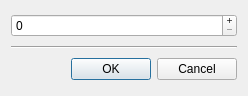
<ui version="4.0" >
 <class>SimpleIntEditor_q</class>
 <widget class="QDialog" name="SimpleIntEditor_q" >
  <property name="enabled" >
   <bool>true</bool>
  </property>
  <property name="geometry" >
   <rect>
    <x>0</x>
    <y>0</y>
    <width>248</width>
    <height>96</height>
   </rect>
  </property>
  <property name="windowTitle" >
   <string>Script Editor</string>
  </property>
  <layout class="QGridLayout" >
   <property name="leftMargin" >
    <number>11</number>
   </property>
   <property name="topMargin" >
    <number>11</number>
   </property>
   <property name="rightMargin" >
    <number>11</number>
   </property>
   <property name="bottomMargin" >
    <number>11</number>
   </property>
   <item row="1" column="0" colspan="3" >
    <widget class="Line" name="line6" >
     <property name="sizePolicy" >
      <sizepolicy vsizetype="Fixed" hsizetype="Minimum" >
       <horstretch>0</horstretch>
       <verstretch>0</verstretch>
      </sizepolicy>
     </property>
     <property name="frameShape" >
      <enum>QFrame::HLine</enum>
     </property>
     <property name="frameShadow" >
      <enum>QFrame::Sunken</enum>
     </property>
     <property name="orientation" >
      <enum>Qt::Horizontal</enum>
     </property>
    </widget>
   </item>
   <item row="2" column="0" >
    <spacer>
     <property name="orientation" >
      <enum>Qt::Horizontal</enum>
     </property>
     <property name="sizeType" >
      <enum>QSizePolicy::Expanding</enum>
     </property>
     <property name="sizeHint" >
      <size>
       <width>110</width>
       <height>20</height>
      </size>
     </property>
    </spacer>
   </item>
   <item row="2" column="2" >
    <widget class="QPushButton" name="cancel_button" >
     <property name="text" >
      <string>Cancel</string>
     </property>
    </widget>
   </item>
   <item row="0" column="0" colspan="3" >
    <widget class="QSpinBox" name="spin_box" >
     <property name="enabled" >
      <bool>true</bool>
     </property>
     <property name="buttonSymbols" >
      <enum>QAbstractSpinBox::PlusMinus</enum>
     </property>
     <property name="prefix" >
      <string/>
     </property>
     <property name="maximum" >
      <number>255</number>
     </property>
     <property name="singleStep" >
      <number>1</number>
     </property>
    </widget>
   </item>
   <item row="2" column="1" >
    <widget class="QPushButton" name="ok_button" >
     <property name="text" >
      <string>OK</string>
     </property>
     <property name="default" >
      <bool>true</bool>
     </property>
    </widget>
   </item>
  </layout>
 </widget>
 <layoutdefault spacing="6" margin="11" />
 <tabstops>
  <tabstop>spin_box</tabstop>
  <tabstop>ok_button</tabstop>
  <tabstop>cancel_button</tabstop>
 </tabstops>
 <includes/>
 <resources/>
 <connections>
  <connection>
   <sender>ok_button</sender>
   <signal>clicked()</signal>
   <receiver>SimpleIntEditor_q</receiver>
   <slot>accept()</slot>
   <hints>
    <hint type="sourcelabel" >
     <x>20</x>
     <y>20</y>
    </hint>
    <hint type="destinationlabel" >
     <x>20</x>
     <y>20</y>
    </hint>
   </hints>
  </connection>
  <connection>
   <sender>cancel_button</sender>
   <signal>clicked()</signal>
   <receiver>SimpleIntEditor_q</receiver>
   <slot>reject()</slot>
   <hints>
    <hint type="sourcelabel" >
     <x>20</x>
     <y>20</y>
    </hint>
    <hint type="destinationlabel" >
     <x>20</x>
     <y>20</y>
    </hint>
   </hints>
  </connection>
 </connections>
</ui>
